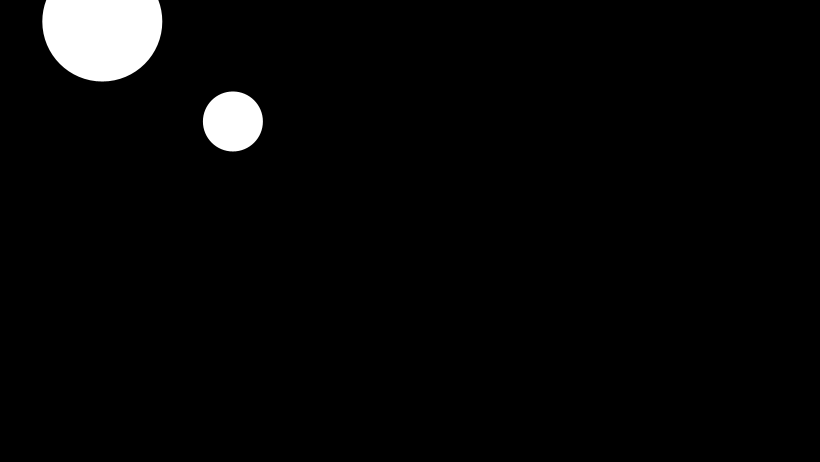
Frame 1 (no input)
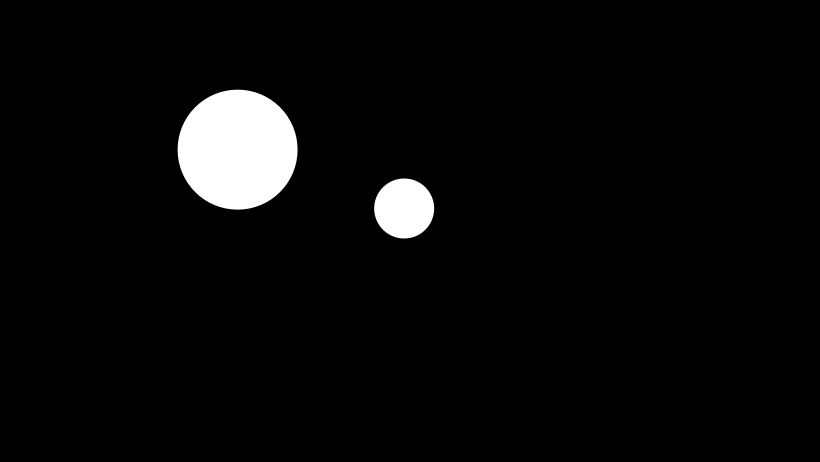
Frame 60 (the mouse pressed at the canvas centre just before this capture)
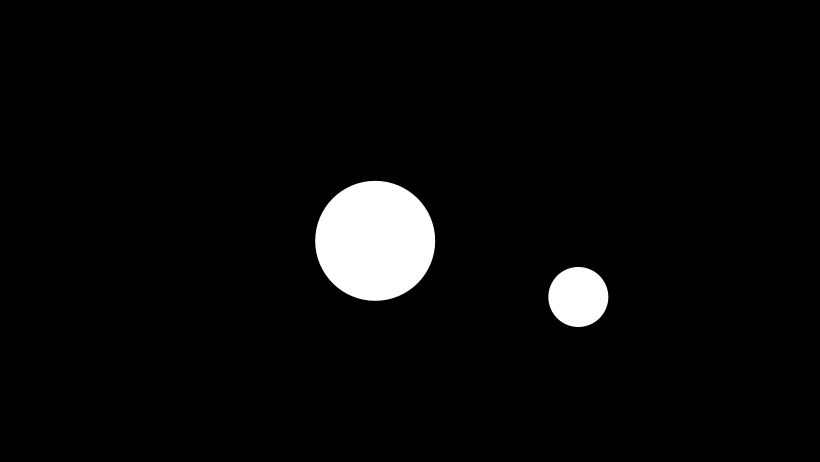
Frame 120 (the mouse held since frame 60 and released just before this capture)

The Processing sketch that drew these frames (run headless with seeded random() and noise(); from frame 60 on, the mouse is pressed at the canvas centre):

// Processing sketch: code_09_08
// ── code_09_08.pde
ball b, c;

void setup(){
  size(820, 462);
  b = new ball(new PVector(100,20), 60);
  c = new ball(new PVector(230,120), 30);
}

void draw(){
  background(0);
b.display();
b.move();

c.display();
c.move();
}

// ── ball.pde
class ball {   
  
  color ballColor;
  float radius;
  PVector location;
  PVector oldLocation;
  PVector nudge;
  
  ball() {
    this(new PVector(random(width), random(height)), 10);
  } 
  
  ball(PVector loc, float r) {
    location = loc;
    radius = r;
    ballColor = color(255);
    oldLocation = location.get();
    nudge = new PVector(random(1, 3), random(1, 3));
    location.add(nudge);
  } 

void display() {
    noStroke();
    fill(ballColor);
    ellipse(location.x, location.y, 2*radius, 2*radius);
  } 
  
void move() {
    PVector temp = location.get();
    location.x += (location.x - oldLocation.x);
    location.y += (location.y - oldLocation.y);
    oldLocation.set(temp);
    bounce();
  } // move()

void bounce() {
    if (location.x > (width-radius)) { // bounce against the right edge
      location.x = width-radius;
      oldLocation.x = location.x;
      location.x -= nudge.x;
    }
      if (location.x < radius) { // bounce against the left edge
        location.x = radius;
        oldLocation.x = location.x;
        location.x += nudge.x;
      }
      if (location.y > (height-radius)) { // bounce against the bottom edge
        location.y = height-radius;
        oldLocation.y = location.y;
        location.y -= nudge.y;
      }
      if (location.y < radius) { // bounce against the top edge
        location.y = radius;
        oldLocation.y = location.y;
        location.y += nudge.y;
      }
    } // bounce()
  }
